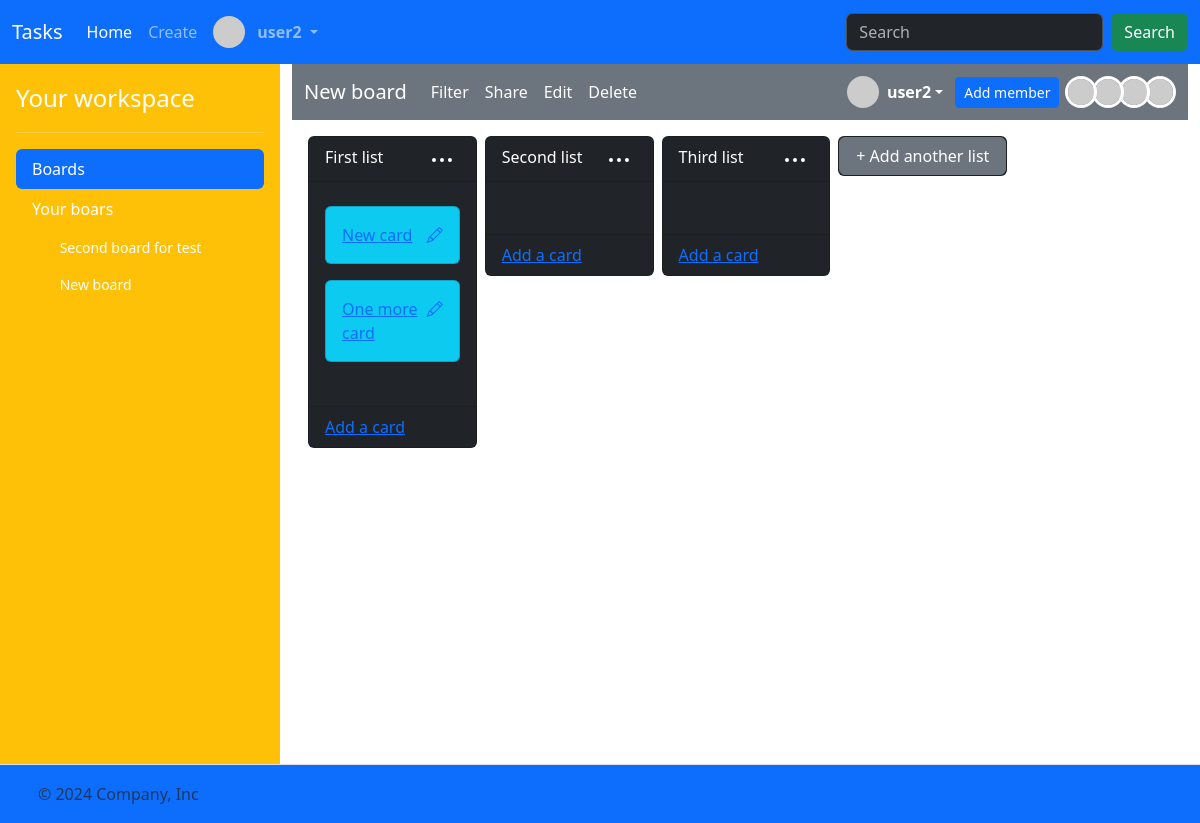
The app's page /boards/27 (signed in) with its own data.
### task/models.py (models this page shows)
class User(AbstractUser):
    bio = models.CharField(max_length=256)

class Board(models.Model):
    name = models.CharField(max_length=256)
    description = models.CharField(max_length=256)
    members = models.ManyToManyField(User, related_name="boards")
    created_at = models.DateTimeField(auto_now_add=True)

class List(models.Model):
    board = models.ForeignKey("Board", on_delete=models.CASCADE, related_name="lists")
    name = models.CharField(max_length=256)
    position = models.DecimalField(max_digits=10, decimal_places=2)
    created_at = models.DateTimeField(auto_now_add=True)

class Card(models.Model):
    list = models.ForeignKey("List", on_delete=models.CASCADE, related_name="cards")
    labels = models.ManyToManyField("Label", related_name="cards")
    attachments = models.ManyToManyField("Attachment", related_name="cards")
    title = models.CharField(max_length=256)
    description = models.CharField(max_length=256)
    due_date = models.DateTimeField(null=True, blank=True)
    position = models.DecimalField(max_digits=10, decimal_places=2)
    members = models.ManyToManyField(User, related_name="cards")
    created_at = models.DateTimeField(auto_now_add=True)

### task/views.py (the view)
# urls.py: path("boards/<int:board_id>", views.board, name="board"),
@csrf_exempt
@login_required
def board(request, board_id):
    board = (
        request.user.boards.filter(id=board_id)
        .prefetch_related("members", "lists__cards", "lists")
        .first()
    )
    lists = (
        board.lists.all()
        .order_by("position")
        .prefetch_related(
            Prefetch(
                "cards",
                queryset=Card.objects.order_by("position"),
                to_attr="ordered_cards",
            )
        )
    )
    members = board.members.all()
    total_member = members.count()
    for index, member in enumerate(members):
        member.index = total_member - index
    return render(
        request,
        "task/board.html",
        {
            "board": board,
            "lists": lists,
            "boards": request.user.boards.all(),
            "members": members,
        },
    )

### task/templates/task/board.html (shortened to what this page needs)
{% extends "task/layout.html" %}
{% block main %}
<nav class="navbar navbar-expand-lg bg-secondary"  data-bs-theme="dark">
    <div class="container-fluid">
      <a class="navbar-brand" href="{% url 'board' board.id %}">{{ board.name }}</a>
      <div class="collapse navbar-collapse" id="navbarSupportedContent">
        <ul class="navbar-nav me-auto mb-2 mb-lg-0">
            <li class="nav-item">
                <a class="nav-link active" aria-current="page" href="#Filter">Filter</a>
            </li>
            <li class="nav-item">
                <a class="nav-link active" aria-current="page" href="#Share">Share</a>
            </li>
            <li class="nav-item">
                <a class="nav-link active" aria-current="page" href="{% url 'edit_board' board.id %}">Edit</a>
            </li>
            <li class="nav-item">
                <button type="button" class="nav-link active" data-bs-toggle="modal" data-bs-target="#confirmBoardDeletionModal">
                    Delete
                </button>
            </li>
        </ul>
        <div style="display: flex; align-items: center; gap: 12px;">
            <div class="dropdown">
                <a href="#" class="d-flex align-items-center text-white text-decoration-none dropdown-toggle" id="dropdownUser1" data-bs-toggle="dropdown" aria-expanded="false">
                  <img src="https://i.pravatar.cc/48?u={{ user.id }}" alt="" width="32" height="32" class="rounded-circle me-2">
                  <strong>{{ user.username }}</strong>
                </a>
            </div>
            <a class="btn btn-sm btn-primary" href="{% url 'board_add_member' board.id %}">Add member</a>
            <div style="margin-left: 4px;">
                {% for member in members %}
                    {% if member.id != user.id %}
                        <a href="{% url 'profile' member.id %}">
                            <img src="https://i.pravatar.cc/48?u={{ member.id }}" alt="" width="32" height="32" class="rounded-circle" style="margin-left: -10px; z-index: {{member.index}}; position: relative; border:3px solid white;">
                        </a>
                    {% endif %}
                {% endfor %}
            </div>
        </div>
      </div>
    </div>
</nav>
<div class="mt-3" style="margin-left: 12px;">
    <div class="task-lists g-3 mt-2" style="display:flex; overflow-x: auto; width: 100%; max-width: 100%;">
            {% for list in lists %}
            <div class="col px-1" style="flex: 0 0 20%;">
                <div class="card bg-dark task-list" draggable="true" id="list-id-{{ list.id }}" data-list-id="{{ list.id }}">
                    <div class="card-header text-white">
                        <div style="display: flex;justify-content: space-between;">
                            <span>{{ list.name }}</span>
                            <div class="dropdown">
                                <button style="background: transparent; border: 0;" data-bs-toggle="dropdown" aria-expanded="false">
                                    <svg xmlns="http://www.w3.org/2000/svg" viewBox="0 0 24 24" width="24" height="24" fill="white"><path d="M20 14a2 2 0 1 1-.001-3.999A2 2 0 0 1 20 14ZM6 12a2 2 0 1 1-3.999.001A2 2 0 0 1 6 12Zm8 0a2 2 0 1 1-3.999.001A2 2 0 0 1 14 12Z"></path></svg>
                                </button>
                              </div>
                        </div>
                    </div>
                    <div class="card-body" style="display:flex; flex-direction: column; max-height: 550px !important; overflow-y: auto;" data-list-id="{{ list.id }}">
                        {% for card in list.ordered_cards %}
                        <a href="{% url 'card' card.id %}">
                            <div class="task-card card bg-info my-2" data-card-id="{{ card.id }}" data-list-id="{{ list.id }}" id="card-id-{{ card.id }}" draggable="true">
                                <div class="card-body" style="display: flex; justify-content: space-between;">
                                    <span>{{ card.title }}</span>
                                    <a href="{% url 'edit_card_title' card.id %}"><i class="bi bi-pencil"></i></a>
                                </div>
                            </div>
                        </a>
                        {% endfor %}
                        <div class="task-card" style="width: 100%; min-height: 20px; flex: 1;"></div>
                    </div>
                    <div class="card-footer text-body-secondary">
                        <a href="{% url 'list_add_card_view' list.id %}">Add a card</a>
                    </div>
                </div>
            </div>
            {% endfor %}
            <div class="col px-1" style="flex: 0 0 20%;">
                <div class="card bg-dark task-list" draggable="true" id="list-id-{{ list.id }}" data-list-id="{{ list.id }}">
                    <a class="btn btn-secondary" href="{% url 'board_add_list_view' board.id %}">+ Add another list</a>
                </div>
            </div>
    </div>
</div>
{% endblock %}

### task/templates/task/layout.html (shortened to what this page needs)
<!DOCTYPE html>
{% load static %}
<html lang="en">
    <head>
        <link href="https://cdn.jsdelivr.net/npm/bootstrap@5.3.3/dist/css/bootstrap.min.css" rel="stylesheet">
        <link rel="stylesheet" href="https://cdn.jsdelivr.net/npm/bootstrap-icons@1.3.0/font/bootstrap-icons.css">
        <link href="{% static 'styles.css' %}" rel="stylesheet">
    </head>
    <body>
        <header>
            <nav class="navbar navbar-expand-lg bg-primary"  data-bs-theme="dark">
                <div class="container-fluid">
                  <a class="navbar-brand" href="{% url 'index' %}">Tasks</a>
                  <div class="collapse navbar-collapse" id="navbarSupportedContent">
                    <ul class="navbar-nav me-auto mb-2 mb-lg-0" style="display: flex;
    align-items: center;">
                        {% if user.is_authenticated %}
                      <li class="nav-item">
                        <a class="nav-link active" aria-current="page" href="{% url 'index' %}">Home</a>
                      </li>
                      <li class="nav-item">
                        <a class="nav-link" href="{% url 'create_board' %}">Create</a>
                      </li>
                      <li class="nav-item dropdown">
                        <a class="nav-link dropdown-toggle" href="#" role="button" data-bs-toggle="dropdown" aria-expanded="false" style="display: flex; align-items: center; gap: 4px;">
                            <img src="https://i.pravatar.cc/48?u={{ user.id }}" alt="" width="32" height="32" class="rounded-circle me-2">
                            <strong>{{ user.username }}</strong>
                        </a>
                      </li>
                    </ul>
                    <form class="d-flex" role="search">
                      <input class="form-control me-2" type="search" placeholder="Search" aria-label="Search">
                      <button class="btn btn-success" type="submit">Search</button>
                    </form>
                      {% endif %}
                  </div>
                </div>
              </nav>
        </header>
        <main>
            <div class="d-flex flex-nowrap">
                {% if user.is_authenticated %}
                <div class="d-flex flex-column flex-shrink-0 p-3 text-white bg-warning" style="width: 280px;">
                    <a href="/" class="d-flex align-items-center mb-3 mb-md-0 me-md-auto text-white text-decoration-none">
                      <span class="fs-4">Your workspace</span>
                    </a>
                    <hr>
                    <ul class="nav nav-pills flex-column mb-auto">
                      <li class="nav-item">
                        <a href="#" class="nav-link active" aria-current="page">
                          Boards
                        </a>
                      </li>
                      <li class="mb-1">
                        <button  class="nav-link text-white collapsed" data-bs-toggle="collapse" data-bs-target="#home-collapse" aria-expanded="true">
                            Your boars
                            </button>
                            <div class="collapse show" id="home-collapse">
                            <ul class="btn-toggle-nav list-unstyled fw-normal pb-1 small" style="max-height: 490px; overflow-y: auto;">
                                {% for board in boards %}
                                <li>
                                    <a href="{% url 'board' board.id %}" class="nav-link text-white">
                                      <svg class="bi me-2" width="16" height="16"><use xlink:href="#speedometer2"></use></svg>
                                      {{ board.name }}
                                    </a>
                                  </li>
                                  {% endfor %}
                            </ul>
                            </div>
                      </li>
                    </ul>
                </div>
                {% endif %}
                <div style="flex: 1; background: white; overflow-x: hidden; min-height: 700px;" class="container-fluid">
                    {% block main %}{% endblock %}
                </div>
            </div>
        </main>
        <footer class="d-flex flex-wrap justify-content-between align-items-center py-3 border-top bg-primary">
            <div class="col-md-4 d-flex align-items-center">
              <a href="/" class="mb-3 me-2 mb-md-0 text-body-secondary text-decoration-none lh-1">
                <svg class="bi" width="30" height="24"><use xlink:href="#bootstrap"></use></svg>
              </a>
              <span class="mb-3 mb-md-0 text-body-secondary">© 2024 Company, Inc</span>
            </div>
            <ul class="nav col-md-4 justify-content-end list-unstyled d-flex">
              <li class="ms-3"><a class="text-body-secondary" href="#"><svg class="bi" width="24" height="24"><use xlink:href="#twitter"></use></svg></a></li>
              <li class="ms-3"><a class="text-body-secondary" href="#"><svg class="bi" width="24" height="24"><use xlink:href="#instagram"></use></svg></a></li>
              <li class="ms-3"><a class="text-body-secondary" href="#"><svg class="bi" width="24" height="24"><use xlink:href="#facebook"></use></svg></a></li>
            </ul>
        </footer>
    </body>
</html>

### records on screen
User: username "user2"
Board: name "Second board for test"
Board: name "New board"
List: name "First list"
Card: title "New card"
Card: title "One more card"
List: name "Second list"
List: name "Third list"
